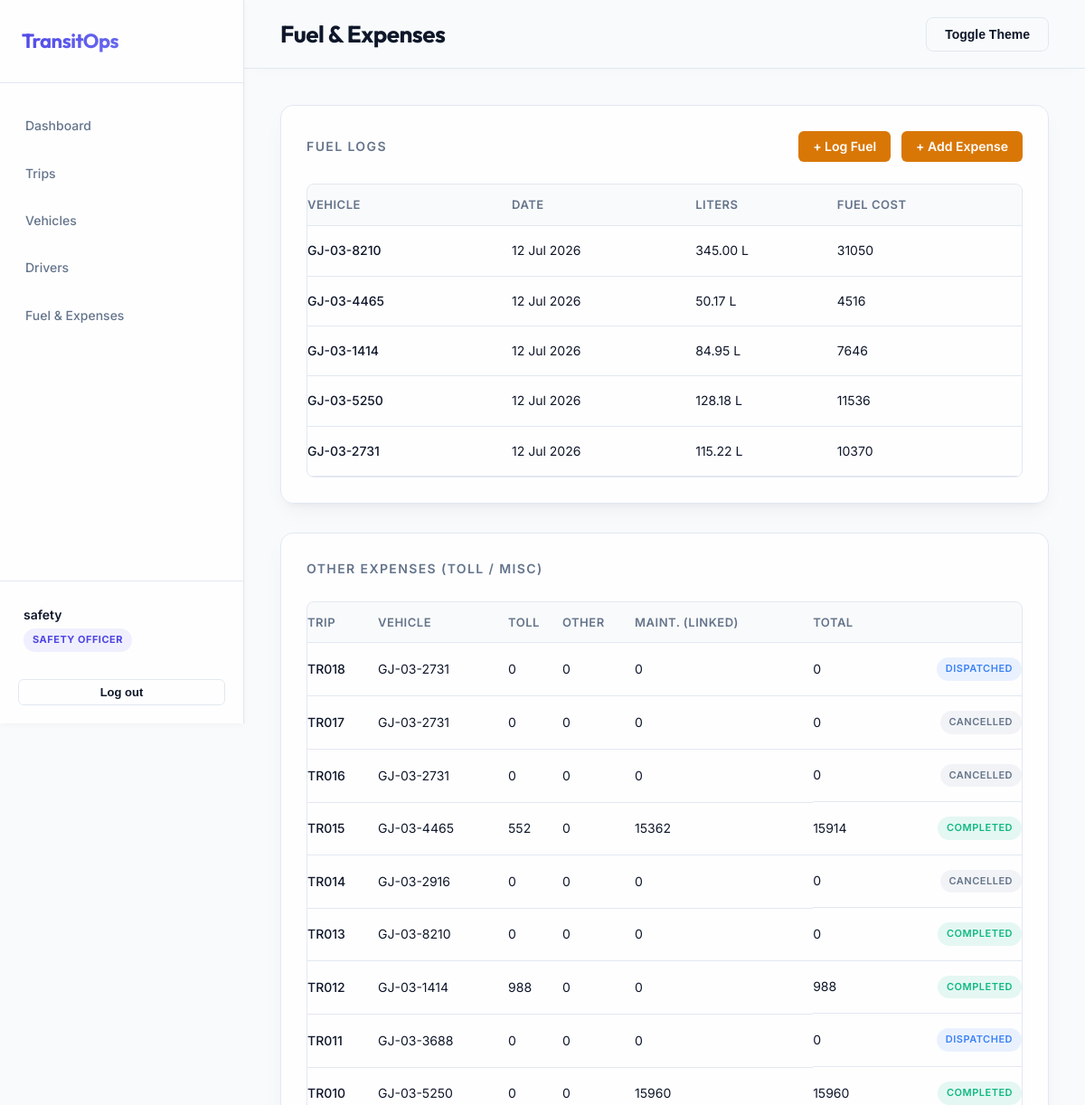
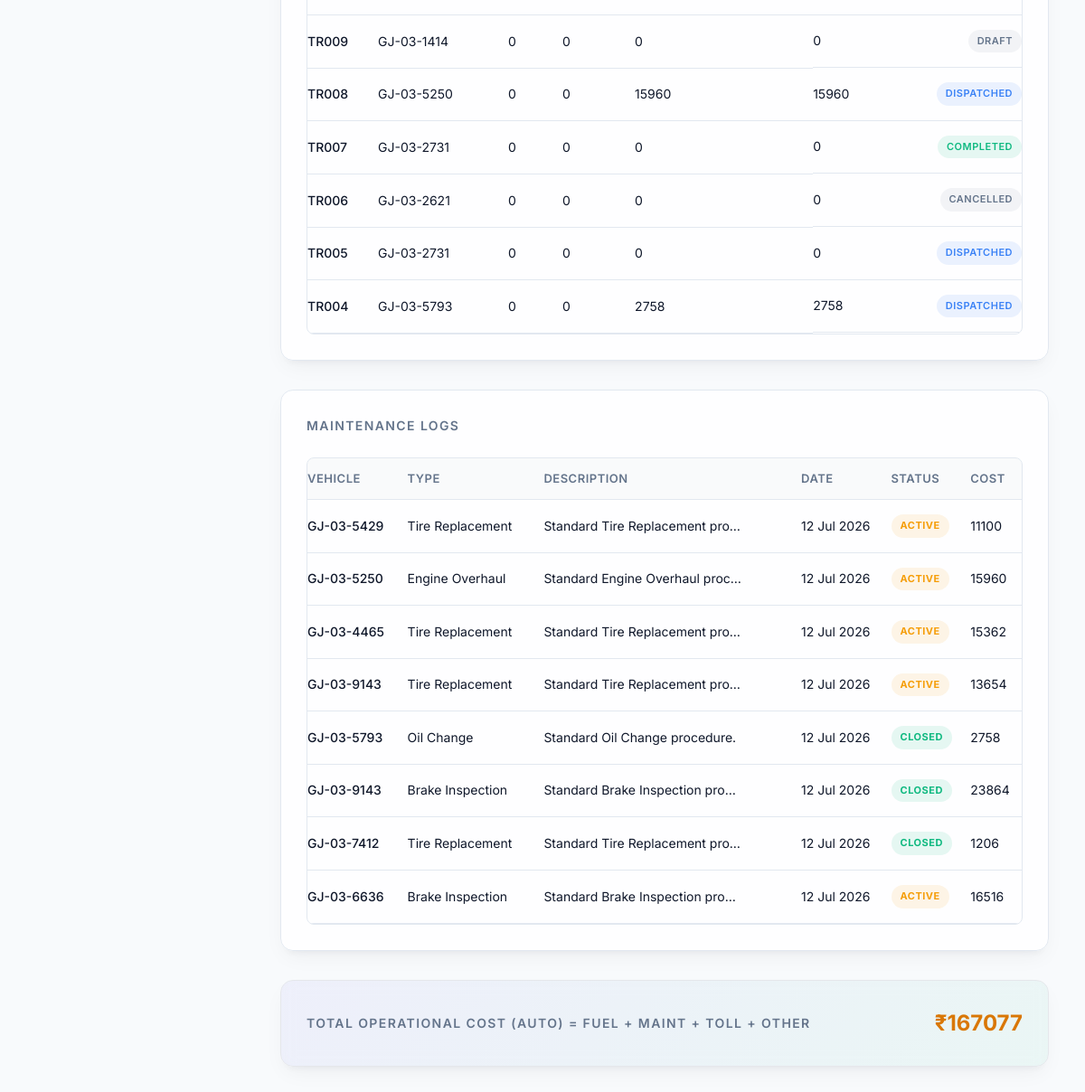
The app's page /finance/ (signed in), older data (2 pictures, top to bottom).
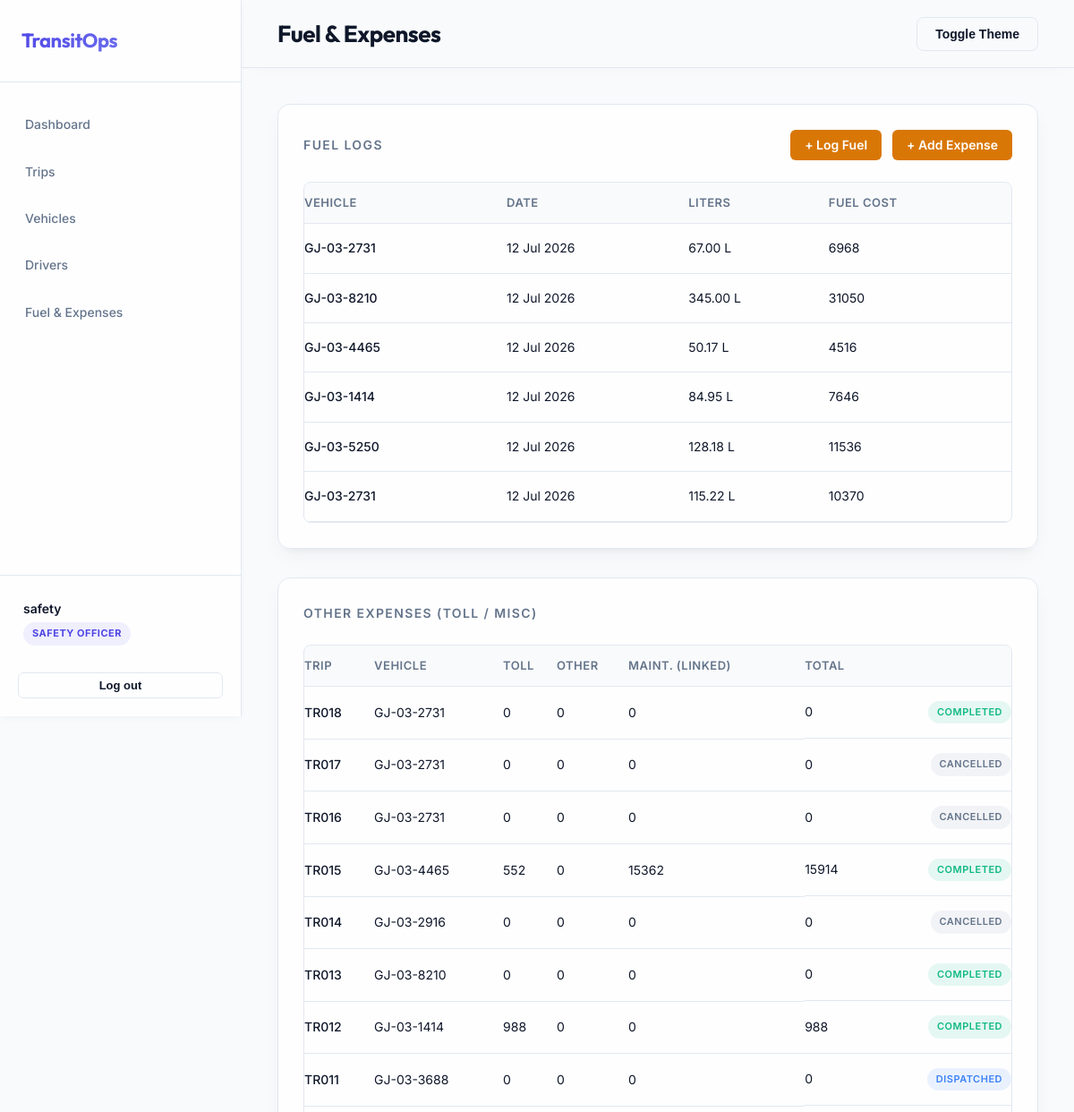
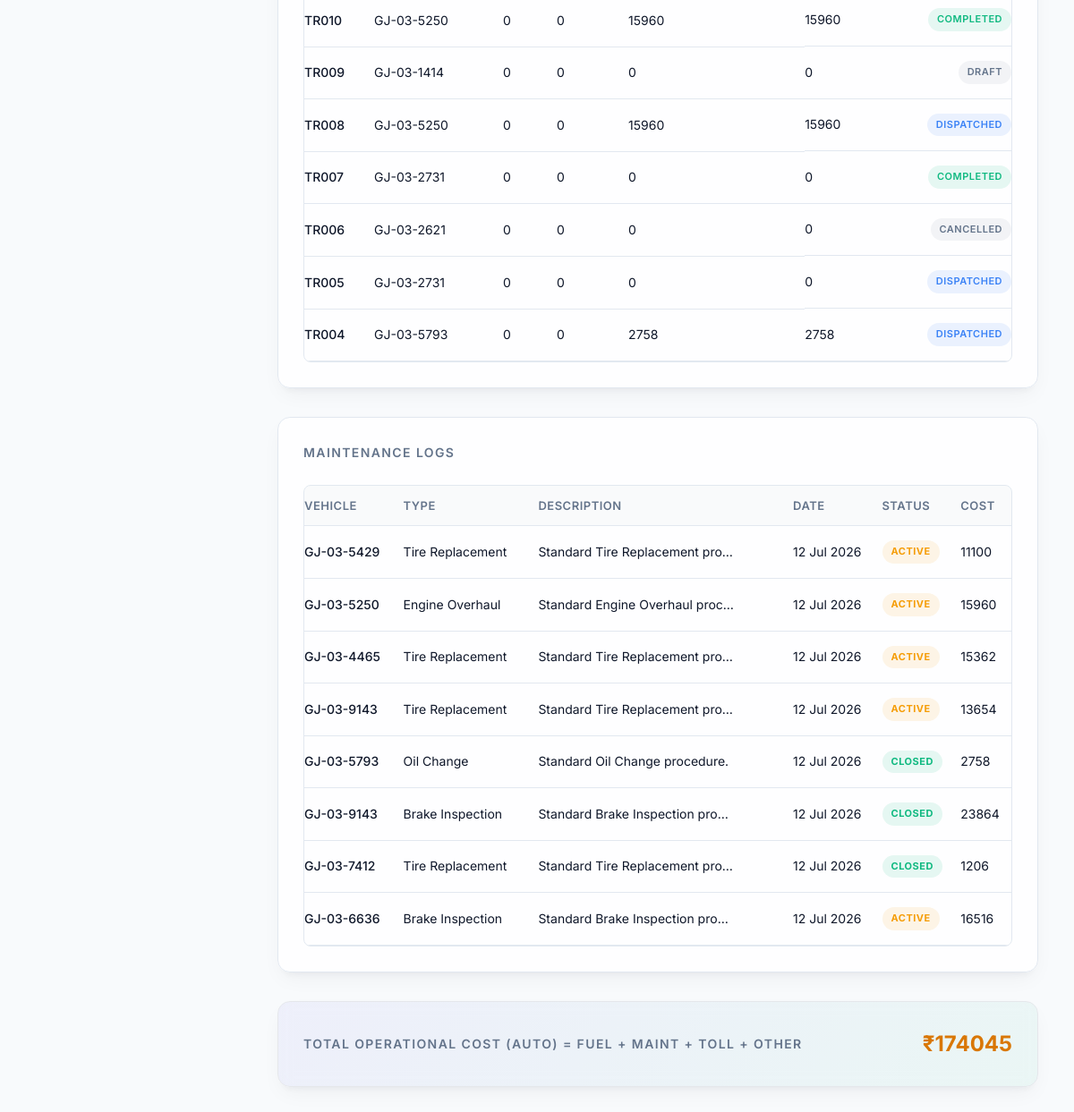
The same page, newer data (2 pictures, top to bottom).
### finance/models.py (models this page shows, shortened)
class FuelLog(models.Model):
    vehicle = models.ForeignKey(Vehicle, on_delete=models.CASCADE, related_name='fuel_logs')
    trip = models.ForeignKey(Trip, on_delete=models.SET_NULL, null=True, blank=True, related_name='fuel_logs')
    liters = models.DecimalField(max_digits=10, decimal_places=2)
    cost = models.DecimalField(max_digits=10, decimal_places=2)
    date = models.DateField()
    created_at = models.DateTimeField(auto_now_add=True)
    class Meta:
        ordering = ['-date', '-created_at']

### vehicles/models.py (models this page shows, shortened)
class Vehicle(models.Model):
    STATUS_CHOICES = (
        ('Available', 'Available'),
        ('On Trip', 'On Trip'),
        ('In Shop', 'In Shop'),
        ('Retired', 'Retired'),
    )
    registration_number = models.CharField(max_length=50, unique=True, db_index=True)
    name_model = models.CharField(max_length=100)
    vehicle_type = models.CharField(max_length=50)
    max_load_capacity = models.DecimalField(max_digits=10, decimal_places=2, help_text="in kg")
    odometer = models.DecimalField(max_digits=10, decimal_places=2, default=0.0, help_text="in km")
    acquisition_cost = models.DecimalField(max_digits=12, decimal_places=2)
    status = models.CharField(max_length=20, choices=STATUS_CHOICES, default='Available')
    region = models.CharField(max_length=100, blank=True)
    created_at = models.DateTimeField(auto_now_add=True)
    updated_at = models.DateTimeField(auto_now=True)
    class Meta:
        ordering = ['-created_at']

### trips/models.py (models this page shows, shortened)
class Trip(models.Model):
    STATUS_CHOICES = (
        ('Draft', 'Draft'),
        ('Dispatched', 'Dispatched'),
        ('Completed', 'Completed'),
        ('Cancelled', 'Cancelled'),
    )
    FUEL_TYPE_CHOICES = (
        ('Diesel', 'Diesel'),
        ('Petrol', 'Petrol'),
        ('CNG', 'CNG'),
    )
    source = models.CharField(max_length=200)
    destination = models.CharField(max_length=200)
    vehicle = models.ForeignKey(Vehicle, on_delete=models.CASCADE, related_name='trips')
    driver = models.ForeignKey(Driver, on_delete=models.CASCADE, related_name='trips')
    security_officer = models.ForeignKey(User, on_delete=models.SET_NULL, null=True, blank=True, related_name='supervised_trips')
    cargo_weight = models.DecimalField(max_digits=10, decimal_places=2, help_text="in kg")
    planned_distance = models.DecimalField(max_digits=10, decimal_places=2, help_text="in km")
    actual_distance = models.DecimalField(max_digits=10, decimal_places=2, null=True, blank=True)
    fuel_consumed = models.DecimalField(max_digits=10, decimal_places=2, null=True, blank=True)
    revenue = models.DecimalField(max_digits=12, decimal_places=2, default=0.00, help_text="Trip Revenue for ROI calculation")
    fuel_type = models.CharField(max_length=10, choices=FUEL_TYPE_CHOICES, default='Diesel', help_text="Type of fuel used")
    estimated_fuel_cost = models.DecimalField(max_digits=12, decimal_places=2, default=0.00, help_text="Auto-calculated estimated fuel cost (₹)")
    status = models.CharField(max_length=20, choices=STATUS_CHOICES, default='Draft')
    created_by = models.ForeignKey(User, on_delete=models.SET_NULL, null=True)
    dispatched_at = models.DateTimeField(null=True, blank=True)
    completed_at = models.DateTimeField(null=True, blank=True)
    cancelled_at = models.DateTimeField(null=True, blank=True)
    created_at = models.DateTimeField(auto_now_add=True)
    updated_at = models.DateTimeField(auto_now=True)
    class Meta:
        ordering = ['-created_at']

### maintenance/models.py (models this page shows, shortened)
class MaintenanceLog(models.Model):
    STATUS_CHOICES = (
        ('Active', 'Active'),
        ('Closed', 'Closed'),
    )
    vehicle = models.ForeignKey(Vehicle, on_delete=models.CASCADE, related_name='maintenance_logs')
    maintenance_type = models.CharField(max_length=100)
    description = models.TextField(blank=True)
    cost = models.DecimalField(max_digits=10, decimal_places=2)
    status = models.CharField(max_length=20, choices=STATUS_CHOICES, default='Active')
    started_at = models.DateTimeField(auto_now_add=True)
    closed_at = models.DateTimeField(null=True, blank=True)
    class Meta:
        ordering = ['-started_at']

### finance/views.py (the view)
# urls.py: path('', views.finance_list, name='finance_list'),
@role_required('Financial Analyst', 'Fleet Manager', 'Safety Officer', 'Admin')
def finance_list(request):
    fuel_logs = FuelLog.objects.select_related('vehicle').all()
    from trips.models import Trip
    from maintenance.models import MaintenanceLog
    recent_trips = Trip.objects.select_related('vehicle').order_by('-created_at')[:15]
    trip_expenses = []
    total_tolls = 0
    total_other = 0
    total_maint = 0
    for trip in recent_trips:
        tolls = trip.expenses.filter(expense_type='Toll').aggregate(total=Sum('amount'))['total'] or 0
        other = trip.expenses.exclude(expense_type__in=['Toll', 'Maintenance']).aggregate(total=Sum('amount'))['total'] or 0
        maint = MaintenanceLog.objects.filter(vehicle=trip.vehicle).aggregate(total=Sum('cost'))['total'] or 0
        row_total = tolls + other + maint
        trip_expenses.append({
            'trip': trip,
            'vehicle': trip.vehicle,
            'tolls': tolls,
            'other': other,
            'maint': maint,
            'total': row_total,
            'status': trip.status,
        })
        total_tolls += tolls
        total_other += other
    global_fuel = FuelLog.objects.aggregate(total=Sum('cost'))['total'] or 0
    global_maint = MaintenanceLog.objects.aggregate(total=Sum('cost'))['total'] or 0
    global_tolls = Expense.objects.filter(expense_type='Toll').aggregate(total=Sum('amount'))['total'] or 0
    global_other = Expense.objects.exclude(expense_type__in=['Toll', 'Maintenance']).aggregate(total=Sum('amount'))['total'] or 0
    grand_total = global_fuel + global_maint + global_tolls + global_other
    maintenance_logs = MaintenanceLog.objects.select_related('vehicle').all()
    context = {
        'fuel_logs': fuel_logs,
        'trip_expenses': trip_expenses,
        'maintenance_logs': maintenance_logs,
        'grand_total': grand_total,
    }
    return render(request, 'finance/list.html', context)

### templates/finance/list.html (shortened to what the changed rows need)
{% extends 'base.html' %}
{% block page_title %}Fuel & Expenses{% endblock %}
{% block content %}
<div class="card" style="margin-bottom: 32px;">
    <div class="table-container">
        <table class="table" style="width: 100%; text-align: left;">
            <thead>
                <tr style="color: var(--text-muted); font-size: 12px; text-transform: uppercase;">
                    <th style="padding: 12px 0;">VEHICLE</th>
                    <th style="padding: 12px 0;">DATE</th>
                    <th style="padding: 12px 0;">LITERS</th>
                    <th style="padding: 12px 0;">FUEL COST</th>
                </tr>
            </thead>
            <tbody>
                {% for log in fuel_logs %}
                <tr style="border-bottom: 1px solid var(--border-color);">
                    <td style="padding: 16px 0; font-weight: 500;">{{ log.vehicle.registration_number }}</td>
                    <td style="padding: 16px 0;">{{ log.date|date:"d M Y" }}</td>
                    <td style="padding: 16px 0;">{{ log.liters }} L</td>
                    <td style="padding: 16px 0;">{{ log.cost|floatformat:0 }}</td>
                </tr>
                {% empty %}
                <tr>
                    <td colspan="4" style="text-align: center; color: var(--text-muted); padding: 24px;">No fuel logs found.</td>
                </tr>
                {% endfor %}
            </tbody>
        </table>
    </div>
</div>
<div class="card" style="margin-bottom: 32px;">
    <div class="table-container">
        <table class="table" style="width: 100%; text-align: left;">
            <thead>
                <tr style="color: var(--text-muted); font-size: 12px; text-transform: uppercase;">
                    <th style="padding: 12px 0;">TRIP</th>
                    <th style="padding: 12px 0;">VEHICLE</th>
                    <th style="padding: 12px 0;">TOLL</th>
                    <th style="padding: 12px 0;">OTHER</th>
                    <th style="padding: 12px 0;">MAINT. (LINKED)</th>
                    <th style="padding: 12px 0;">TOTAL</th>
                </tr>
            </thead>
            <tbody>
                {% for data in trip_expenses %}
                <tr style="border-bottom: 1px solid var(--border-color);">
                    <td style="padding: 16px 0; font-weight: 500;">TR{{ data.trip.id|stringformat:"03d" }}</td>
                    <td style="padding: 16px 0;">{{ data.vehicle.registration_number }}</td>
                    <td style="padding: 16px 0;">{{ data.tolls|floatformat:0 }}</td>
                    <td style="padding: 16px 0;">{{ data.other|floatformat:0 }}</td>
                    <td style="padding: 16px 0;">{{ data.maint|floatformat:0 }}</td>
                    <td style="padding: 16px 0; display: flex; justify-content: space-between; align-items: center;">
                        <span>{{ data.total|floatformat:0 }}</span>
                        <span class="badge
                            {% if data.status == 'Available' or data.status == 'Completed' %}badge-success
                            {% elif data.status == 'On Trip' or data.status == 'Dispatched' %}badge-info
                            {% else %}badge-ghost{% endif %}" style="font-weight: 600;">
                            {{ data.status }}
                        </span>
                    </td>
                </tr>
                {% empty %}
                <tr>
                    <td colspan="6" style="text-align: center; color: var(--text-muted); padding: 24px;">No trips or expenses found.</td>
                </tr>
                {% endfor %}
            </tbody>
        </table>
    </div>
</div>
<div class="card" style="margin-bottom: 32px;">
    <div class="table-container">
        <table class="table" style="width: 100%; text-align: left;">
            <thead>
                <tr style="color: var(--text-muted); font-size: 12px; text-transform: uppercase;">
                    <th style="padding: 12px 0;">VEHICLE</th>
                    <th style="padding: 12px 0;">TYPE</th>
                    <th style="padding: 12px 0;">DESCRIPTION</th>
                    <th style="padding: 12px 0;">DATE</th>
                    <th style="padding: 12px 0;">STATUS</th>
                    <th style="padding: 12px 0;">COST</th>
                </tr>
            </thead>
            <tbody>
                {% for log in maintenance_logs %}
                <tr style="border-bottom: 1px solid var(--border-color);">
                    <td style="padding: 16px 0; font-weight: 500;">{{ log.vehicle.registration_number }}</td>
                    <td style="padding: 16px 0;">{{ log.maintenance_type }}</td>
                    <td style="padding: 16px 0;">{{ log.description|truncatechars:30 }}</td>
                    <td style="padding: 16px 0;">{{ log.started_at|date:"d M Y" }}</td>
                    <td style="padding: 16px 0;">
                        <span class="badge {% if log.status == 'Active' %}badge-warning{% else %}badge-success{% endif %}">
                            {{ log.status }}
                        </span>
                    </td>
                    <td style="padding: 16px 0;">{{ log.cost|floatformat:0 }}</td>
                </tr>
                {% empty %}
                <tr>
                    <td colspan="6" style="text-align: center; color: var(--text-muted); padding: 24px;">No maintenance logs found.</td>
                </tr>
                {% endfor %}
            </tbody>
        </table>
    </div>
</div>
<div class="card" style="display: flex; justify-content: space-between; align-items: center; background: linear-gradient(135deg, rgba(79,70,229,0.06), rgba(16,185,129,0.06)); border: 1px solid var(--border-color, #e5e7eb);">
    <div style="text-transform: uppercase; letter-spacing: 0.1em; font-size: 14px; font-weight: 600; color: var(--text-muted);">
        TOTAL OPERATIONAL COST (AUTO) = FUEL + MAINT + TOLL + OTHER
    </div>
    <div style="font-size: 24px; font-weight: 700; color: #D97706;">
        ₹{{ grand_total|floatformat:0 }}
    </div>
</div>
{% endblock %}

Row changes from the older to the newer data that the page shows:
added FuelLog: vehicle.registration_number "GJ-03-2731", date "12 Jul 2026", liters "67.00", cost "6968"
changed Trip "018": status "DISPATCHED" → "COMPLETED"
Text that changed along with them:
{{ grand_total|floatformat:0 }}: "167077" → "174045"
